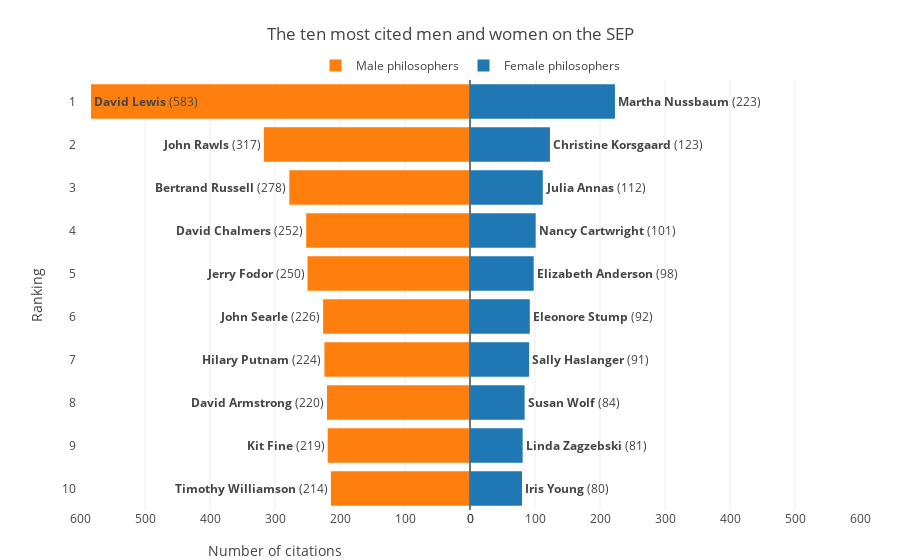

The cell this chart's notebook holds for it:
### Code cell
from plotly.subplots import make_subplots
fig = make_subplots(rows=1, cols=2, specs=[[{}, {}]], shared_yaxes=True, horizontal_spacing=0)

# Bar plot for male philosophers
fig.append_trace(Bar(x=ten_male["Count"], 
                     y=ten_male["Rank"],
                     orientation='h', 
                     showlegend=True, 
                     text=ten_male["Description"], 
                     name='Male philosophers',
                     marker_color=color_male,
                     hovertemplate=ten_male["Count"],
                     textposition=["inside","outside","outside","outside","outside","outside","outside","outside","outside","outside"],
                     ), 1, 1)

# Bar plot for female philosohers
fig.append_trace(Bar(x=ten_female["Count"], y=ten_female["Rank"], 
                        orientation='h', showlegend=True,
                        text=ten_female["Description"],
                        name='Female philosophers',
                        marker_color=color_female,
                        hovertemplate=ten_male["Count"],
                        textposition="outside",), 1, 2)

fig.update_xaxes(showgrid=True, dtick = 100, range=[600,0], row=1, col=1)
fig.update_xaxes(showgrid=True, dtick = 100, range=[0,600], row=1, col=2)

fig.update_yaxes(showgrid=False, categoryorder='total descending', 
                 ticksuffix=' ', dtick=1, showline=False)



fig['layout']['yaxis']['autorange'] = "reversed"

fig.update_layout(title='The ten most cited men and women on the SEP',
                  margin=dict(t=80, b=50, l=80, r=40),
                  xaxis_title="Number of citations",
                  yaxis_title="Ranking",
                  legend=dict(orientation="h", yanchor="bottom",
                              y=1, xanchor="center", x=0.5),
                  hoverlabel=dict(bgcolor="white", font_size=13, 
                                  font_family="Lato, sans-serif"),
                  template=template)

### Figure 1 — Plotly figure (JSON) as saved in the notebook; plotly's stock layout.template omitted (floating-point values rounded to 4 significant figures)
{"data": [{"hovertemplate": [583, 317, 278, 252, 250, 226, 224, 220, 219, 214], "marker": {"color": "#FF7F0E"}, "name": "Male philosophers", "orientation": "h", "showlegend": true, "text": ["<b>David Lewis</b> (583)", "<b>John Rawls</b> (317)", "<b>Bertrand Russell</b> (278)", "<b>David Chalmers</b> (252)", "<b>Jerry Fodor</b> (250)", "<b>John Searle</b> (226)", "<b>Hilary Putnam</b> (224)", "<b>David Armstrong</b> (220)", "<b>Kit Fine</b> (219)", "<b>Timothy Williamson</b> (214)"], "textposition": ["inside", "outside", "outside", "outside", "outside", "outside", "outside", "outside", "outside", "outside"], "type": "bar", "x": [583, 317, 278, 252, 250, 226, 224, 220, 219, 214], "xaxis": "x", "y": [1, 2, 3, 4, 5, 6, 7, 8, 9, 10], "yaxis": "y"}, {"hovertemplate": [583, 317, 278, 252, 250, 226, 224, 220, 219, 214], "marker": {"color": "#1F77B4"}, "name": "Female philosophers", "orientation": "h", "showlegend": true, "text": ["<b>Martha Nussbaum</b> (223)", "<b>Christine Korsgaard</b> (123)", "<b>Julia Annas</b> (112)", "<b>Nancy Cartwright</b> (101)", "<b>Elizabeth Anderson</b> (98)", "<b>Eleonore Stump</b> (92)", "<b>Sally Haslanger</b> (91)", "<b>Susan Wolf</b> (84)", "<b>Linda Zagzebski</b> (81)", "<b>Iris Young</b> (80)"], "textposition": "outside", "type": "bar", "x": [223, 123, 112, 101, 98, 92, 91, 84, 81, 80], "xaxis": "x2", "y": [1, 2, 3, 4, 5, 6, 7, 8, 9, 10], "yaxis": "y2"}], "layout": {"hoverlabel": {"bgcolor": "white", "font": {"family": "Lato, sans-serif", "size": 13}}, "legend": {"orientation": "h", "x": 0.5, "xanchor": "center", "y": 1, "yanchor": "bottom"}, "margin": {"b": 50, "l": 80, "r": 40, "t": 80}, "title": {"text": "The ten most cited men and women on the SEP"}, "xaxis": {"anchor": "y", "domain": [0, 0.5], "dtick": 100, "range": [600, 0], "showgrid": true, "title": {"text": "Number of citations"}}, "xaxis2": {"anchor": "y2", "domain": [0.5, 1], "dtick": 100, "range": [0, 600], "showgrid": true}, "yaxis": {"anchor": "x", "autorange": "reversed", "categoryorder": "total descending", "domain": [0, 1], "dtick": 1, "showgrid": false, "showline": false, "ticksuffix": " ", "title": {"text": "Ranking"}}, "yaxis2": {"anchor": "x2", "categoryorder": "total descending", "domain": [0, 1], "dtick": 1, "matches": "y", "showgrid": false, "showline": false, "showticklabels": false, "ticksuffix": " "}}}
